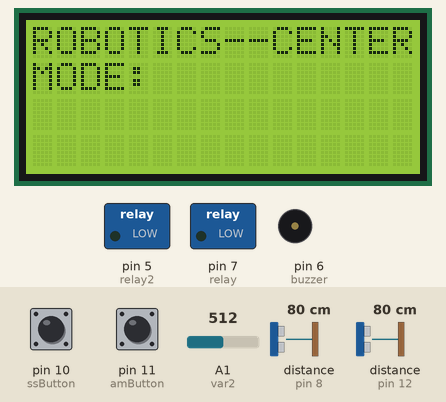
This sketch was run on a simulated Arduino Uno, built with avr-gcc and run on an emulated ATmega328P. Shown: 16×4 character LCD, switched loads named in the sketch (green lamp = pin HIGH), buzzer (waves = sounding, pin HIGH). Wiring (inferred from the names in the program): ultrasonic range finder: trigger pin 13; echo pin 12. The inputs (shaded band) are chosen by the test bench; at power-on: pin 11 (amButton) LOW, pin 10 (ssButton) LOW, distance to the obstacle (sensors on pin 12, pin 8) 80 cm, A1 (var2) = 512. The echo pulse lasts 58.3 µs per cm; pins used as bus, display or sensor lines are not drawn; what the sketch prints to the serial monitor is not drawn.

Above: at 2.2 s.
2.3 s: pin 11 (amButton) pulled HIGH for 1.35 s
At 4.6 s:
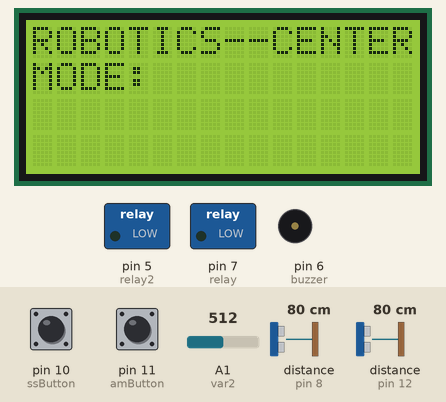
5.1 s: pin 10 (ssButton) pulled HIGH for 3.2 s
At 6.8 s:
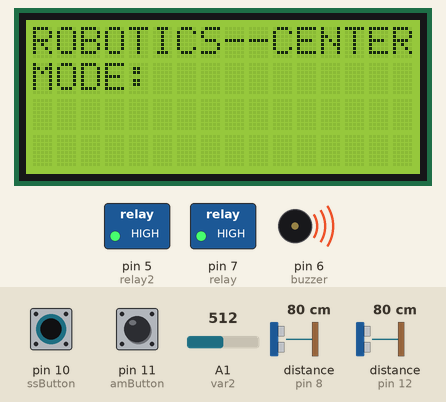
10.6 s: pin 11 (amButton) pulled HIGH for 1.35 s
At 14.7 s:
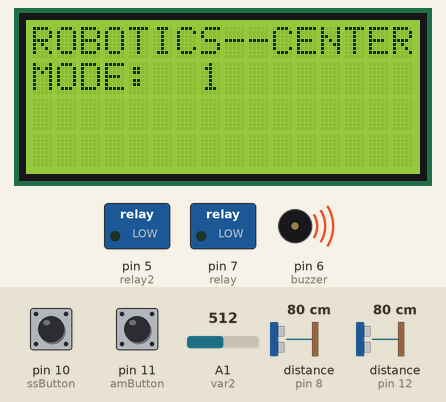
16.2 s: distance to the obstacle (sensor on pin 12) set to 97 cm
18.2 s: distance to the obstacle (sensor on pin 12) set to 106 cm
At 19.6 s:
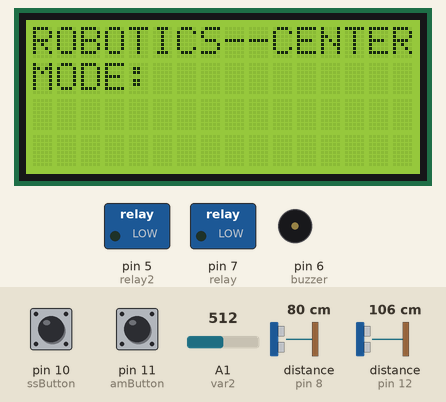
Timing chart, 0 to 21.2 s (numbered marks = the images above; inputs shaded):
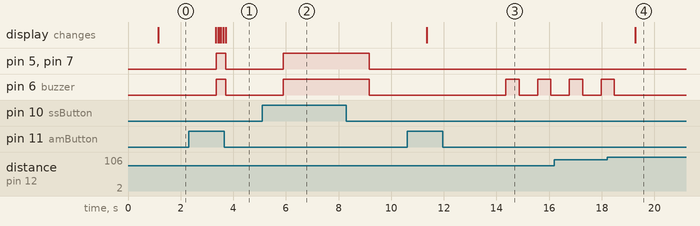

Measured:
- the behaviour switches between 101 and 102 cm on distance to the obstacle (sensor on pin 12) (found by bisection; images 3 and 4)
- after the input at 2.3 s, pin 5 (relay2), pin 7 (relay), pin 6 (buzzer): LOW → HIGH after 1.0 s, → LOW 0.37 s later; the display: first changes after 1.0 s (image 1 shows a later state)
- after the input at 5.1 s, pin 5 (relay2), pin 7 (relay), pin 6 (buzzer): LOW → HIGH after 0.80 s, → LOW 3.3 s later
- after the input at 10.6 s, pin 6 (buzzer): alternates HIGH for 0.50 s and LOW for 0.71 s, starting after 3.8 s; the display: changes after 0.75 s (image 3)
- after the input at 18.2 s, pin 6 (buzzer): goes on until 18.5 s, then stays LOW; the display: changes after 1.1 s (image 4)

The sketch:

ultrasonic_sensor_more_final.ino
```cpp
#include <LiquidCrystal_I2C.h>
LiquidCrystal_I2C lcd = LiquidCrystal_I2C(0x27, 16, 4);
//ultrasonic sensor one
const int trigPin = 9;    // Trigger
const int echoPin = 8;    // Echo
const int relay = 7;
int distance;
float duration;
int state;
//ultrasonic sensor two
const int trigPin2 = 13;    // Trigger
const int echoPin2 = 12;    // Echo
int distance2;
float duration2;
int state2;
//ultrasonic sensor one
const int trigPin3 = 13;    // Trigger
const int echoPin3 = 12;    // Echo
//const int relay = 7;
int distance3;
float duration3;
int state3;

const unsigned long interval = 1000;           // interval at which to blink (milliseconds)
unsigned long previousMillis;
unsigned long distanceMillis;
bool Flag1 = false;
bool Flag2 = false;

// Buttons and state
int amButton = 11;
int ssButton = 10;
int ambuttonState = LOW;
int ssbuttonState = LOW;
// Lights
int relay2 = 5;
int buzzer = 6;
//variable resistors
int var1 = A0;
int var2 = A1;


void setup() {
  Serial.begin (9600);
  //Define inputs and outputs
  pinMode(trigPin, OUTPUT);
  pinMode(echoPin, INPUT);
  pinMode(relay, OUTPUT);
  pinMode(trigPin2, OUTPUT);
  pinMode(echoPin2, INPUT);
  pinMode(relay2, OUTPUT);
  pinMode(trigPin3, OUTPUT);
  pinMode(echoPin3, INPUT);
  pinMode(buzzer, OUTPUT);
  digitalWrite(7, LOW);
  digitalWrite(5, LOW);
  digitalWrite(6, LOW);
  // LCD
  lcd.init();
  lcd.backlight();
  delay(1000);
}

void loop() {
  lcd.init();
  lcd.backlight();
  lcd.setCursor(0, 0);
  lcd.print("ROBOTICS--CENTER");
  lcd.setCursor(0, 1);
  lcd.print("MODE:");
  chemLevel();
  ambuttonState = digitalRead(amButton);
  int autoM = HIGH;
  if(ambuttonState == autoM){
    lcd.setCursor(7, 1);
    lcd.print(autoM);
//    lcd.print("MODE:");
    if (millis() - distanceMillis > 500)
    {
      //restart timing
      distanceMillis = millis();
      getDistance();
      getDistance2();
    }

    if(distance < 100 && Flag1 == false){
      Flag1 = true;
      digitalWrite(buzzer, HIGH);
      digitalWrite(relay, HIGH);
      digitalWrite(relay2, HIGH);
      Serial.println("Relay on");
      previousMillis = millis();
    }
    else if(distance > 100){
      Flag1 = false;
      digitalWrite(buzzer, Flag1);
      digitalWrite(relay, Flag1);
      digitalWrite(relay2, Flag1);
    }
    if (distance < 100)
    {
      unsigned long currentMillis = millis();

      if (currentMillis - previousMillis >= 5000)
      {
        Flag1 = false;
        Serial.println("Relay off");
        digitalWrite(buzzer, LOW);
        digitalWrite(relay, LOW);
        digitalWrite(relay2, LOW);
        previousMillis = currentMillis;
        delay(3000);
        while(distance2 > 0 && distance2 < 100 && Flag1 == false){
          Serial.println(distance2);
          Serial.println("Error leave the tunnel");
          error();
          getDistance2();
          delay(200);
        }
      }
    }
  }else{
    ssbuttonState = digitalRead(ssButton);
    if(ssbuttonState == HIGH){
      digitalWrite(buzzer, HIGH);
      digitalWrite(relay, HIGH);
      digitalWrite(relay2, HIGH);
      Serial.println("Relay on");
      delay(1000);
    }else{
      Serial.println("Relay off");
      digitalWrite(buzzer, LOW);
      digitalWrite(relay, LOW);
      digitalWrite(relay2, LOW);
      delay(1000);
    }
  }

}
void getDistance(){
  digitalWrite(trigPin, HIGH);
  delayMicroseconds(10);
  digitalWrite(trigPin, LOW);

  duration = pulseIn(echoPin, HIGH);
  distance = duration * 0.034 / 2;

//  Serial.print("Distance: ");
//  Serial.println(distance);

}
void getDistance2(){
  // Ultrasonic sensor two
  digitalWrite(trigPin2, HIGH);
  delayMicroseconds(10);
  digitalWrite(trigPin2, LOW);

  // measure duration of pulse from ECHO pin
  duration2 = pulseIn(echoPin2, HIGH);
  distance2 = duration2 * 0.034 / 2;

//  Serial.print("Distance 2: ");
//  Serial.println(distance2);
}
void getDistance3(){
  digitalWrite(trigPin3, HIGH);
  delayMicroseconds(10);
  digitalWrite(trigPin3, LOW);

  duration3 = pulseIn(echoPin3, HIGH);
  distance3 = duration3 * 0.034 / 2;

//  Serial.print("Distance3: ");
//  Serial.println(distance3);
}
void error(){
  digitalWrite(buzzer, HIGH);
  delay(500);
  digitalWrite(buzzer, LOW);
  delay(500);
}
void chemLevel(){
  getDistance3();
  int val1 = analogRead(var2);
  int var3 = map(val1,0,1023,0,100);
  if(distance3 > 0 && distance3 < 20){
    state3 = HIGH;
    Serial.println("100%");
  }
  if(distance3 > 19 && distance3 < 40){
    state3 = HIGH;
    Serial.println("100%");
  }
  if(distance3 > 39 && distance3 < 60){
    state3 = HIGH;
    Serial.println("60%");
  }
  if(distance3 > 59 && distance3 < 80){
    state3 = HIGH;
    Serial.println("20%");
  }
  if(distance3 > 79 && distance3 < 100){
    state3 = LOW;
    Serial.println("0%");
  }
}
```
